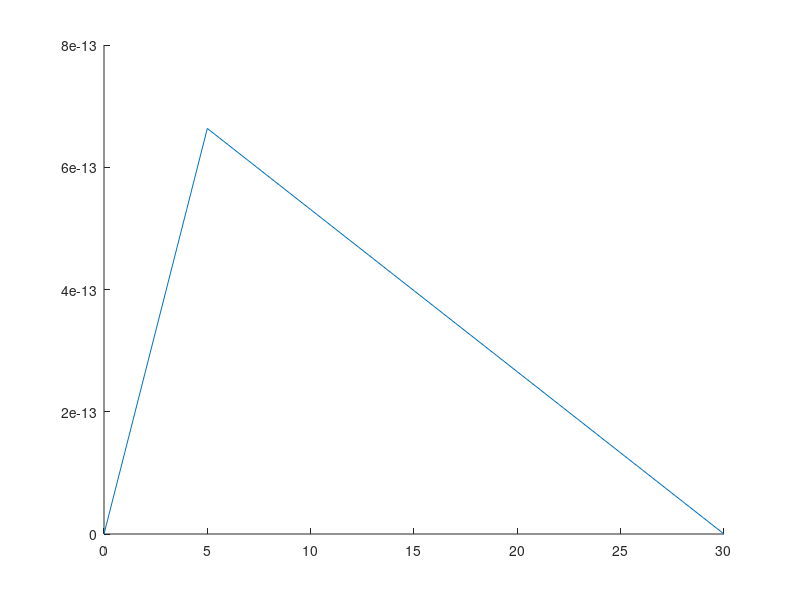

This figure's MATLAB source:
% Code can be found at: https://github.com/torholmslettebak/master2016/tree/master/code

clf
% Lengt of bridge [m]
L = 30;
% Number of sensors
n = 2;
% Distance between sensors
n_d = 5;
% Distane from reaction A to first sensor
L_a = 5;
% Distance from reaction A to furthest sensor
L_b = 25;

clf


function [a, b, c, d] =  generateInfluenceLine(L, L_a)
	magnitude = L_a*(1- L_a / L);
	a = magnitude/L_a;
	b=0;
	c = -magnitude/(L-L_a);
	d = magnitude;
end

function [yValue,x] =  drawInfluenceLine(a, b, c, d, L_a, L)
	x1 = 0:L_a;
	x2 = L_a:L;
	y1 = a*x1 + b;
	y2 = c*(x2-L_a) + d;
	y2(1) = [];
	x2(1) = [];
	x = [x1, x2];
	y = [y1,y2];
	yValue = y;
	% plot(x,y)
end

% The first sensor
[a,b,c,d] = generateInfluenceLine(L, L_a)
[sensor1Vector, x1] = drawInfluenceLine(a,b,c,d, L_a, L);
hold on
% The second sensor
[a,b,c,d] = generateInfluenceLine(L, L_b)
[sensor2Vector, x2] = drawInfluenceLine(a,b,c,d, L_b, L);
disp('length')
length(sensor1Vector)
%  Now, lets introduce some moving loads, lets begin with 1
% The speed [m/s]
v = 1;  % should use 30 seconds to pass the bridge
% The load [N]
p1 = 1000*10^10;
% E modulus
E = 200*10^9;
% Section modulus (IPE 300 mm^3)
Z = 3.14e5 * 1000^3;
% Lets first try with only one sensor, sensor1 whose Influence data is stored in sensor1Vector
epsilonS1 = 0:30;
for t = 0:30
	s = v*t;
	epsilonS1(t+1) = sensor1Vector(s+1) * p1 /(E*Z);
end

plot(x1, epsilonS1)